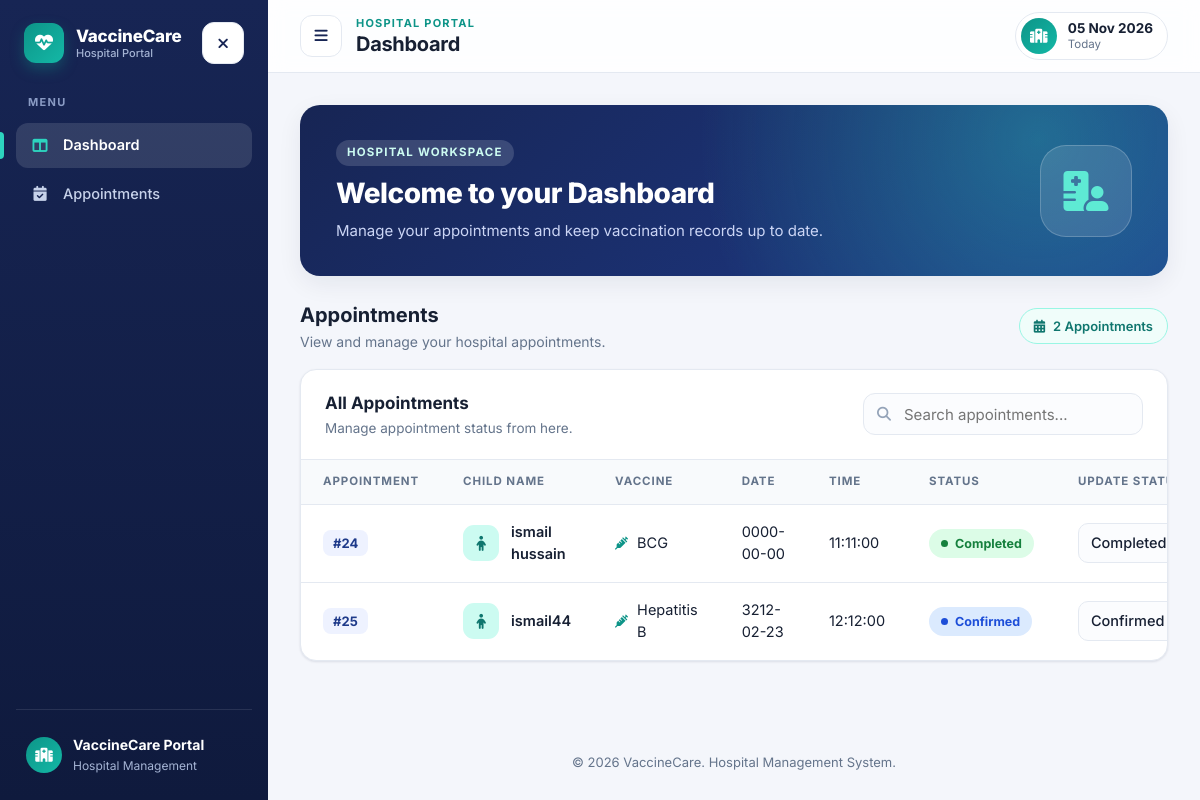
The page /hospital/hospital_dashboard.php (signed in) on the database as committed earlier.
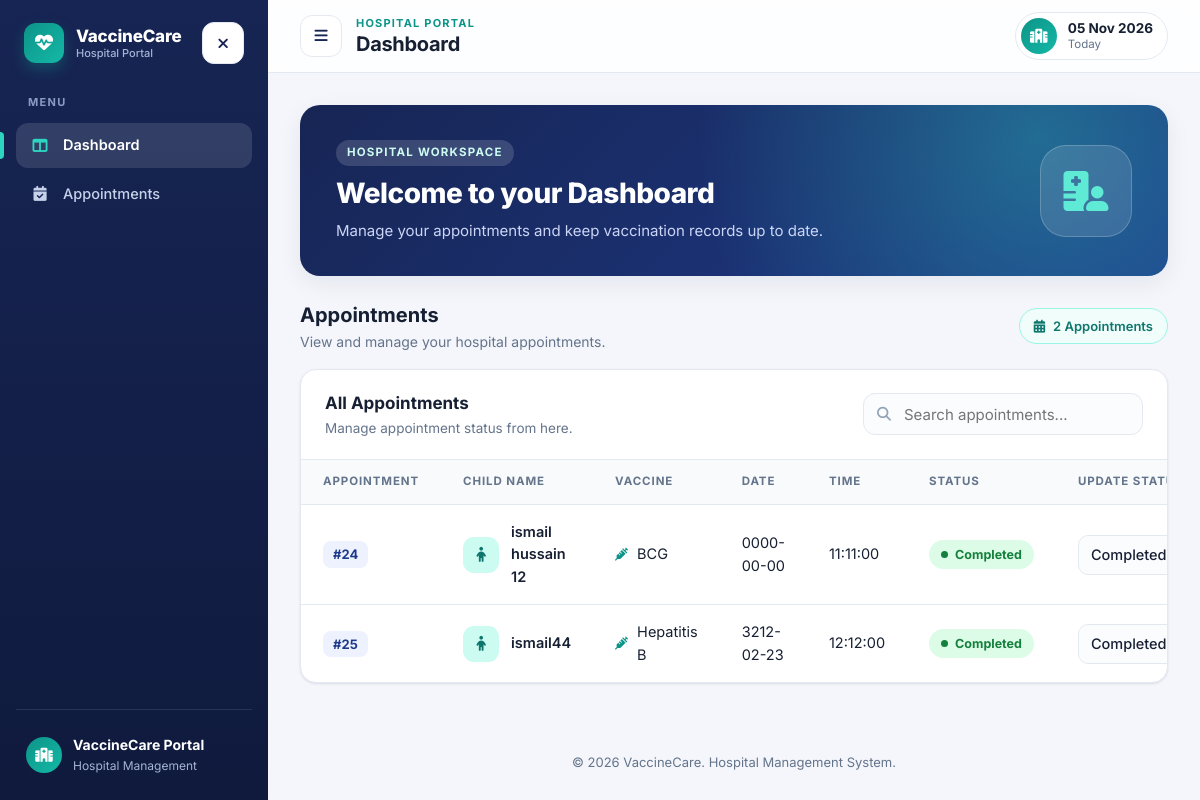
The same page on the database as committed later.
### tables this page shows
CREATE TABLE `appointments` (
  `appointment_id` int(11) NOT NULL,
  `child_id` int(11) NOT NULL,
  `hospital_id` int(11) NOT NULL,
  `vaccine_id` int(11) NOT NULL,
  `appointment_date` date NOT NULL,
  `appointment_time` time NOT NULL,
  `appointment_status` varchar(30) NOT NULL DEFAULT 'Pending'
);

CREATE TABLE `child` (
  `child_id` int(11) NOT NULL,
  `child_name` varchar(50) NOT NULL,
  `date_of_birth` date NOT NULL,
  `parent_id` int(11) NOT NULL
);

CREATE TABLE `vaccines` (
  `vaccine_id` int(11) NOT NULL,
  `vaccine_name` varchar(150) NOT NULL
);

### hospital/hospital_dashboard.php (the view, shortened to what the changed rows need)
<?php
include "../config/db_connection.php";
try {
    $appointmentSql = "SELECT
        appointments.appointment_id,
        child.child_name,
        vaccines.vaccine_name,
        appointments.appointment_date,
        appointments.appointment_time,
        appointments.appointment_status
        FROM appointments
        JOIN child
        ON appointments.child_id = child.child_id
        JOIN vaccines
        ON appointments.vaccine_id = vaccines.vaccine_id
        WHERE appointments.hospital_id = ?";
    $appointmentStmt = mysqli_prepare($connect, $appointmentSql);
    $appointmentStmt->bind_param(
        "i",
        $_SESSION["hospitalId"]
    );
    $appointmentStmt->execute();
    $result = $appointmentStmt->get_result();
} catch (mysqli_sql_exception $error) {
    exit("Something Went Wrong!");
}
?>
<!DOCTYPE html>
<html lang="en">
<head>
    <link rel="stylesheet" href="https://cdnjs.cloudflare.com/ajax/libs/font-awesome/6.7.2/css/all.min.css">
    <link rel="stylesheet" href="CSS/dashboard.css">
</head>
<body>
<div class="app">
    <div class="app-main">
        <header class="topbar">
            <div class="topbar-left">
                <div class="topbar-title">
                    <h2>Dashboard</h2>
                </div>
            </div>
        </header>
        <main class="page">
            <div class="welcome">
                <div>
                    <h1>Welcome to your Dashboard</h1>
                </div>
            </div>
            <section id="appointments">
                <div class="section-head">
                    <div>
                        <h2>Appointments</h2>
                    </div>
                </div>
                <div class="card">
                    <?php if (mysqli_num_rows($result) > 0) { ?>
                        <div class="table-wrap">
                            <table class="data-table appointments-table">
                                <thead>
                                    <tr>
                                        <th>Appointment</th>
                                        <th>Child Name</th>
                                        <th>Vaccine</th>
                                        <th>Date</th>
                                        <th>Time</th>
                                        <th>Status</th>
                                        <th>Update Status</th>
                                    </tr>
                                </thead>
                                <tbody>
                                    <?php while ($row = mysqli_fetch_assoc($result)) { ?>
                                        <tr>
                                            <td data-label="Appointment">
                                                <span class="id-tag">#<?php echo $row["appointment_id"]; ?></span>
                                            </td>
                                            <td data-label="Child">
                                                <div class="cell-person">
                                                    <span class="avatar-sm"><i class="fa-solid fa-child"></i></span>
                                                    <span><?php echo htmlspecialchars($row["child_name"]); ?></span>
                                                </div>
                                            </td>
                                            <td data-label="Vaccine">
                                                <span class="cell-icon">
                                                    <i class="fa-solid fa-syringe"></i>
                                                    <?php echo htmlspecialchars($row["vaccine_name"]); ?>
                                                </span>
                                            </td>
                                            <td data-label="Date">
                                                <?php echo htmlspecialchars($row["appointment_date"]); ?>
                                            </td>
                                            <td data-label="Time">
                                                <?php echo htmlspecialchars($row["appointment_time"]); ?>
                                            </td>
                                            <td data-label="Status">
                                                <span class="status-badge status-<?php echo strtolower(htmlspecialchars($row["appointment_status"])); ?>">
                                                    <span class="status-dot"></span>
                                                    <?php echo htmlspecialchars($row["appointment_status"]); ?>
                                                </span>
                                            </td>
                                            <td data-label="Update">
                                                <form action="" method="post" class="status-form">
                                                    <select name="appointment_status" class="status-select" required>
                                                        <option value="Confirmed"
                                                            <?php if ($row["appointment_status"] === "Confirmed") echo "selected"; ?>>
                                                            Confirmed
                                                        </option>
                                                        <option value="Completed"
                                                            <?php if ($row["appointment_status"] === "Completed") echo "selected"; ?>>
                                                            Completed
                                                        </option>
                                                    </select>
                                                </form>
                                            </td>
                                        </tr>
                                    <?php } ?>
                                </tbody>
                            </table>
                        </div>
                    <?php } ?>
                </div>
            </section>
        </main>
    </div>
</div>
</body>
</html>

Rows that differ between the two databases and show on the page:
changed through a linked row, appointments "BCG": child.child_name "ismail hussain" → "ismail hussain 12"
changed appointments "ismail44": appointment_status "Confirmed" → "Completed"
